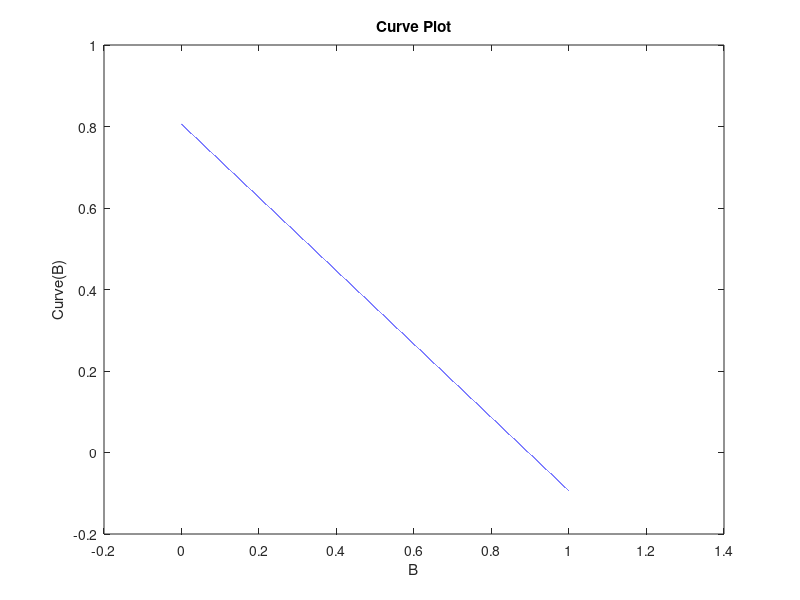

MATLAB code for this plot: (Note: this script raises an error after producing the figure.)
% Compute the eigenvalues

K_SB = 0.875;
k_DR = 0.0005;
k_BR = 1;
k_BI = 1;
k_IB = 0.1;
alpha = k_BI - k_IB;

% D can take the values 0; 0.2; 0.3; 0.34; 0.38 ~0.4103036; 1.
D = 0;

% Define Functions
curve = @(B) -alpha * B + K_SB * (exp(2 * (B.^2 + k_BR * B + k_DR * D)) - 1) /...
    (exp(2 * (B.^2 + k_BR * B + k_DR * D)) + 1);

linear_R = @(B) k_BR * B + k_DR * D;

b = -0.0001:0.00001:1.0001;
out = curve(b);

% Plot
figure;
plot(b, out);
xlabel('B');
ylabel('Curve(B)');
title('Curve Plot');

ind = find(out < 0);
jump_ind = find(diff(ind) > 1);

b1 = 0.5 * (b(ind(1)) + b(ind(1) - 1));
b2 = 0.5 * (b(ind(jump_ind) + 1) + b(ind(jump_ind)));
b3 = 0.5 * (b(ind(jump_ind + 1) - 1) + b(ind(jump_ind + 1)));

r1 = linear_R(b1);
r2 = linear_R(b2);
r3 = linear_R(b3);

% Jacobian Calculation
Jac = @(b, r) [
     -alpha + 7 * b .* exp(2 * (b.^2 + r)) ./ ((exp(2 * (b.^2 + r)) + 1).^2),7 * exp(2 * (b.^2 + r)) ./ (2 * (exp(2 * (b.^2 + r)) + 1).^2);
    1, -1];

eig1 = eig(Jac(b1, r1));

eig2 = eig(Jac(b2, r2));

eig3 = eig(Jac(b3, r3));

fprintf('Fixed point 1 is (B, R) = (%f, %f) and the eigenvalues at this point are %f, %f\n', b1, r1, real(eig1(1)), real(eig1(2)));
fprintf('Fixed point 2 is (B, R) = (%f, %f) and the eigenvalues at this point are %f, %f\n', b2, r2, real(eig2(1)), real(eig2(2)));
fprintf('Fixed point 3 is (B, R) = (%f, %f) and the eigenvalues at this point are %f, %f\n', b3, r3, real(eig3(1)), real(eig3(2)));
